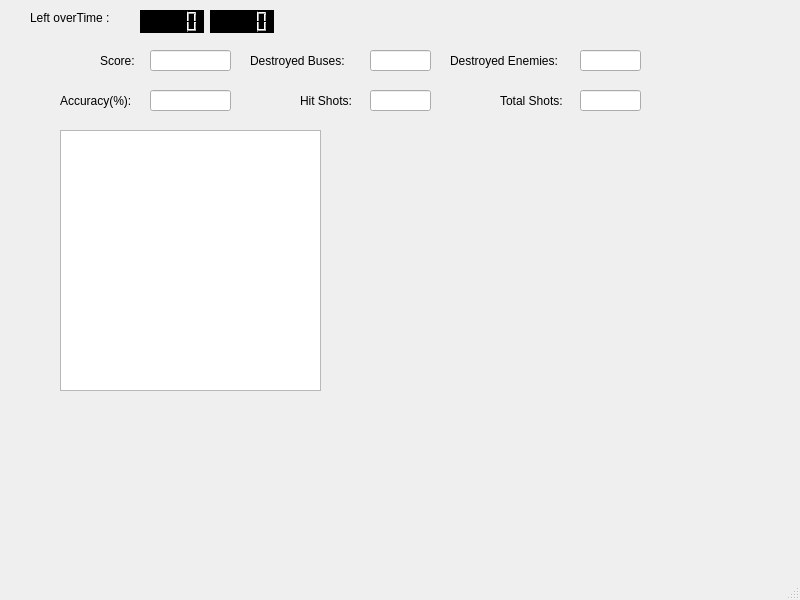
<?xml version="1.0" encoding="UTF-8"?>
<ui version="4.0">
 <class>GameWindow</class>
 <widget class="QMainWindow" name="GameWindow">
  <property name="geometry">
   <rect>
    <x>0</x>
    <y>0</y>
    <width>800</width>
    <height>600</height>
   </rect>
  </property>
  <property name="windowTitle">
   <string>MainWindow</string>
  </property>
  <property name="styleSheet">
   <string notr="true"/>
  </property>
  <widget class="QWidget" name="centralwidget">
   <widget class="QGraphicsView" name="gameView">
    <property name="geometry">
     <rect>
      <x>60</x>
      <y>130</y>
      <width>261</width>
      <height>261</height>
     </rect>
    </property>
    <property name="sizePolicy">
     <sizepolicy hsizetype="MinimumExpanding" vsizetype="MinimumExpanding">
      <horstretch>0</horstretch>
      <verstretch>0</verstretch>
     </sizepolicy>
    </property>
   </widget>
   <widget class="QLCDNumber" name="left_m">
    <property name="geometry">
     <rect>
      <x>140</x>
      <y>10</y>
      <width>64</width>
      <height>23</height>
     </rect>
    </property>
    <property name="styleSheet">
     <string notr="true">background-color:rgb(0, 0, 0);
</string>
    </property>
   </widget>
   <widget class="QLabel" name="left_over_time_label">
    <property name="geometry">
     <rect>
      <x>30</x>
      <y>10</y>
      <width>101</width>
      <height>16</height>
     </rect>
    </property>
    <property name="text">
     <string>Left overTime :</string>
    </property>
   </widget>
   <widget class="QLCDNumber" name="left_s">
    <property name="geometry">
     <rect>
      <x>210</x>
      <y>10</y>
      <width>64</width>
      <height>23</height>
     </rect>
    </property>
    <property name="styleSheet">
     <string notr="true">background-color:rgb(0, 0, 0);</string>
    </property>
   </widget>
   <widget class="QLabel" name="label">
    <property name="geometry">
     <rect>
      <x>100</x>
      <y>50</y>
      <width>51</width>
      <height>21</height>
     </rect>
    </property>
    <property name="text">
     <string>Score:</string>
    </property>
   </widget>
   <widget class="QLineEdit" name="score">
    <property name="geometry">
     <rect>
      <x>150</x>
      <y>50</y>
      <width>81</width>
      <height>21</height>
     </rect>
    </property>
   </widget>
   <widget class="QLineEdit" name="accuracy">
    <property name="geometry">
     <rect>
      <x>150</x>
      <y>90</y>
      <width>81</width>
      <height>21</height>
     </rect>
    </property>
   </widget>
   <widget class="QLabel" name="label_2">
    <property name="geometry">
     <rect>
      <x>60</x>
      <y>90</y>
      <width>91</width>
      <height>21</height>
     </rect>
    </property>
    <property name="text">
     <string>Accuracy(%):</string>
    </property>
   </widget>
   <widget class="QLabel" name="label_3">
    <property name="geometry">
     <rect>
      <x>450</x>
      <y>50</y>
      <width>131</width>
      <height>21</height>
     </rect>
    </property>
    <property name="text">
     <string>Destroyed Enemies: </string>
    </property>
   </widget>
   <widget class="QLabel" name="label_4">
    <property name="geometry">
     <rect>
      <x>250</x>
      <y>50</y>
      <width>121</width>
      <height>21</height>
     </rect>
    </property>
    <property name="text">
     <string>Destroyed Buses: </string>
    </property>
   </widget>
   <widget class="QLabel" name="label_5">
    <property name="geometry">
     <rect>
      <x>300</x>
      <y>90</y>
      <width>81</width>
      <height>21</height>
     </rect>
    </property>
    <property name="text">
     <string>Hit Shots: </string>
    </property>
   </widget>
   <widget class="QLabel" name="label_6">
    <property name="geometry">
     <rect>
      <x>500</x>
      <y>90</y>
      <width>101</width>
      <height>21</height>
     </rect>
    </property>
    <property name="text">
     <string>Total Shots: </string>
    </property>
   </widget>
   <widget class="QLineEdit" name="buses">
    <property name="geometry">
     <rect>
      <x>370</x>
      <y>50</y>
      <width>61</width>
      <height>21</height>
     </rect>
    </property>
   </widget>
   <widget class="QLineEdit" name="enemies">
    <property name="geometry">
     <rect>
      <x>580</x>
      <y>50</y>
      <width>61</width>
      <height>21</height>
     </rect>
    </property>
   </widget>
   <widget class="QLineEdit" name="tot_shots">
    <property name="geometry">
     <rect>
      <x>580</x>
      <y>90</y>
      <width>61</width>
      <height>21</height>
     </rect>
    </property>
   </widget>
   <widget class="QLineEdit" name="hit_shots">
    <property name="geometry">
     <rect>
      <x>370</x>
      <y>90</y>
      <width>61</width>
      <height>21</height>
     </rect>
    </property>
   </widget>
  </widget>
  <widget class="QMenuBar" name="menubar">
   <property name="geometry">
    <rect>
     <x>0</x>
     <y>0</y>
     <width>800</width>
     <height>22</height>
    </rect>
   </property>
  </widget>
  <widget class="QStatusBar" name="statusbar"/>
 </widget>
 <resources/>
 <connections/>
</ui>
